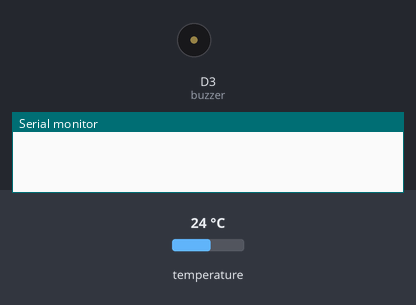
A sketch run on a simulated ESP8266 (NodeMCU). On the bench: buzzer (waves = sounding, pin HIGH), the last lines printed to the serial monitor. Inputs (shaded band) come from the test bench; at power-on: temperature 24 °C. WiFi joins after 1.5 s; servers stay silent unless stated.

Above: at 3.0 s.
3.1 s: temperature set to 25.5 °C
At 4.1 s:
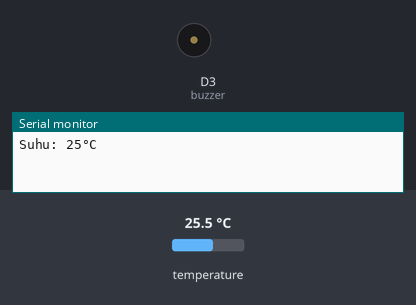
6.8 s: temperature set to 12 °C
At 7.8 s:
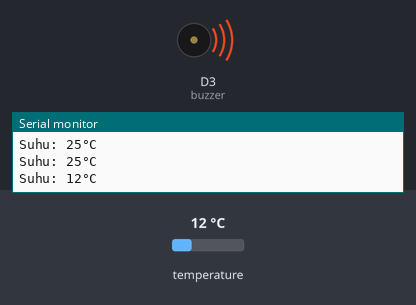
15.1 s: temperature set to 28 °C
16.6 s: temperature set to 19 °C
At 19.3 s:
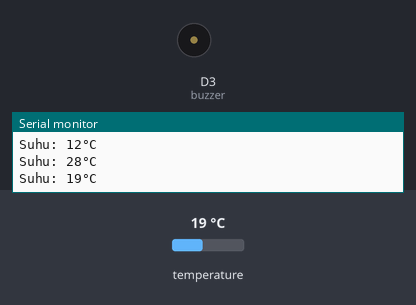
Timing chart, 0 to 25.9 s (numbered marks = the images above; inputs shaded):
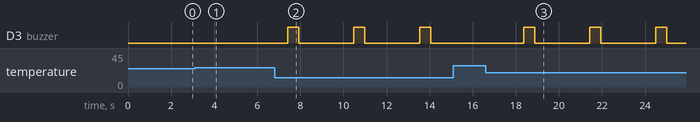

Measured:
- after the input at 3.1 s, D3 (buzzer): stays LOW (without the input it goes to HIGH after 0.79 s)
- after the input at 6.8 s, D3 (buzzer): alternates HIGH for 0.50 s and LOW for 2.6 s, starting after 0.61 s
- after the input at 16.6 s, D3 (buzzer): alternates HIGH for 0.50 s and LOW for 2.6 s, starting after 1.8 s

The sketch:

sketch_jul6d.ino
```cpp
#include <ESP8266WiFi.h> // library  untuk ESP8266
#include <WiFiClientSecure.h> // library untuk Wifi
#include <UniversalTelegramBot.h> // library unutk telegram
#include <OneWire.h> // library  untuk OneWire
#include <DallasTemperature.h> // library untuk sensor suhu
#include <BlynkSimpleEsp8266.h> // library untuk blynk

#define BLYNK_TEMPLATE_ID "TMPL6CEWENhJW" // id template blynk yang digunakan
#define BLYNK_TEMPLATE_NAME "Quickstart Template" // nama template blynk yg digunakan
#define BLYNK_AUTH_TOKEN "dgKCSw3fHCq9Uk1u-zAP8LQNIXYp6SFv" // token blynk

#define ssid "Amelia" // Nama wifi
#define pass "KosKos2dan4" // Password wifi
#define token "6030855794:AAEHcGoBBGf0cRzJZAttH7-cxHpSYzWaOvY" // Token BOT Telegram
String id = "1386652179"; // ID Telegram

#define buzzer D3 // Pin buzzer di D3 atau GPIO0
#define ONE_WIRE_BUS D4 // pin D4 untuk data sensor

OneWire oneWire(ONE_WIRE_BUS);
DallasTemperature sensors(&oneWire);
int suhu = 0;

WiFiClientSecure secured_client;
UniversalTelegramBot bot(token, secured_client);
unsigned long bot_lasttime;
unsigned long suhu_lasttime;
unsigned long update_interval = 1000; // Interval waktu pembaruan suhu (dalam milidetik)

void mengirimpesan(int pesanbaru)
{
  for (int i = 0; i < pesanbaru; i++)
  {
    String chat_id = bot.messages[i].chat_id;
    String text = bot.messages[i].text;

    if (text == "/suhu") // pesan perintah untuk bertanya kondisi suhu
    {
      String message = "Lapor suhu saat ini: " + String(suhu) + "°C"; //pesan balasan dengan
      bot.sendMessage(chat_id, message);
    }
  }
}

void setup()
{
  Serial.begin(115200);
  pinMode(buzzer, OUTPUT);
  digitalWrite(buzzer, LOW);
  sensors.begin();
  WiFi.begin(ssid, pass);
  secured_client.setInsecure();
  Blynk.begin(BLYNK_AUTH_TOKEN, ssid, pass); // Initialize Blynk with your authentication token and WiFi credentials

  while (WiFi.status() != WL_CONNECTED)
  {
    delay(500);
    Serial.print(".");
  }

  bot_lasttime = millis();
  suhu_lasttime = millis();
}

void loop()
{
  Blynk.run(); // Run Blynk

  if (millis() - bot_lasttime > 1000)
  {
    int pesanbaru = bot.getUpdates(bot.last_message_received + 1);

    while (pesanbaru)
    {
      mengirimpesan(pesanbaru);
      pesanbaru = bot.getUpdates(bot.last_message_received + 1);
    }

    bot_lasttime = millis();
  }

  if (millis() - suhu_lasttime >= update_interval)
  {
    sensors.requestTemperatures();
    suhu = sensors.getTempCByIndex(0);
    // Menampilkan suhu di layar monitor
    Serial.print("Suhu: ");
    Serial.print(suhu);
    Serial.println("°C");

    if (suhu < 25 || suhu > 32)
    {
      // Mengirim pesan peringatan ke Telegram
      String message = "Lapor Suhu Saat ini sangat ";
      if (suhu < 25)
        message += "dingin";
      else
        message += "panas";
      message += ". Suhu mencapai " + String(suhu) + "°C";
      bot.sendMessage(id, message);

      // Mengaktifkan buzzer
      buzzerNyala();
    }
    else
    {
      // Menonaktifkan buzzer
      digitalWrite(buzzer, LOW);
    }

    // Update Blynk LCD widget with the temperature
    Blynk.virtualWrite(V4, "Suhu Air: " + String(suhu) + "°C");
    // Mengirim data suhu ke widget Super Chart
    Blynk.virtualWrite(V0, suhu);

    suhu_lasttime = millis(); // Memperbarui waktu terakhir pembacaan suhu
  }
}

void buzzerNyala()
{
  // Menyalakan buzzer
  digitalWrite(buzzer, HIGH);
  delay(500);
  digitalWrite(buzzer, LOW);
  delay(500);
}
```
